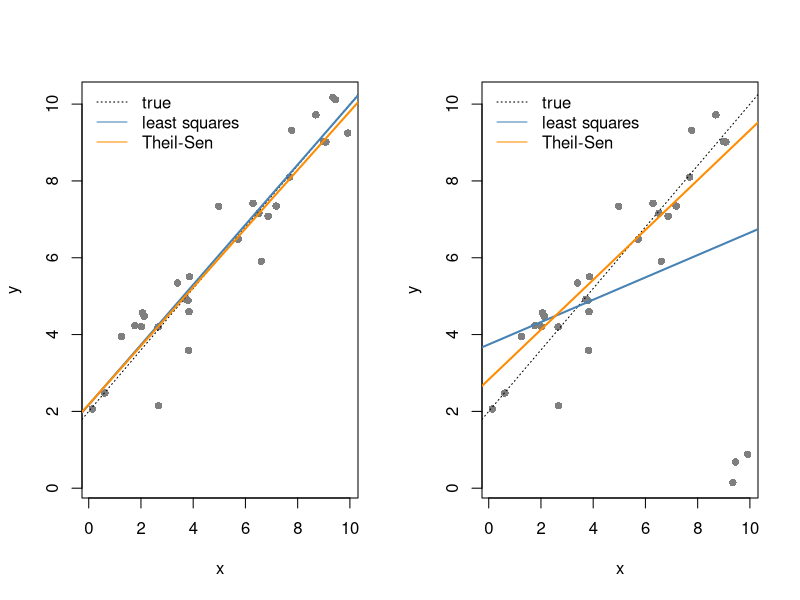

The R source for this figure:
# Theil-Sen and least squares lines for 30 points, of which the 3 with the largest x are
# replaced by gross errors.
theil_sen <- function(x, y) {
  ij <- combn(length(x), 2)
  dx <- x[ij[2, ]] - x[ij[1, ]]
  s <- (y[ij[2, ]] - y[ij[1, ]])[dx != 0] / dx[dx != 0]
  b <- median(s)
  c(intercept = median(y - b * x), slope = b)
}
set.seed(1)
n <- 30
x <- sort(runif(n, 0, 10))
y <- 2 + 0.8 * x + rnorm(n)
y_bad <- y
y_bad[(n - 2):n] <- rnorm(3, 0.5, 0.5)
op <- par(mfrow = c(1, 2))
for (yy in list(y, y_bad)) {
  plot(x, yy, pch = 16, col = "grey50", ylim = range(c(y, y_bad)), ylab = "y")
  abline(2, 0.8, lty = 3)
  abline(lm(yy ~ x), col = "steelblue", lwd = 2)
  abline(theil_sen(x, yy), col = "darkorange", lwd = 2)
  legend("topleft", c("true", "least squares", "Theil-Sen"), lty = c(3, 1, 1),
         col = c("black", "steelblue", "darkorange"), bty = "n")
}
par(op)
